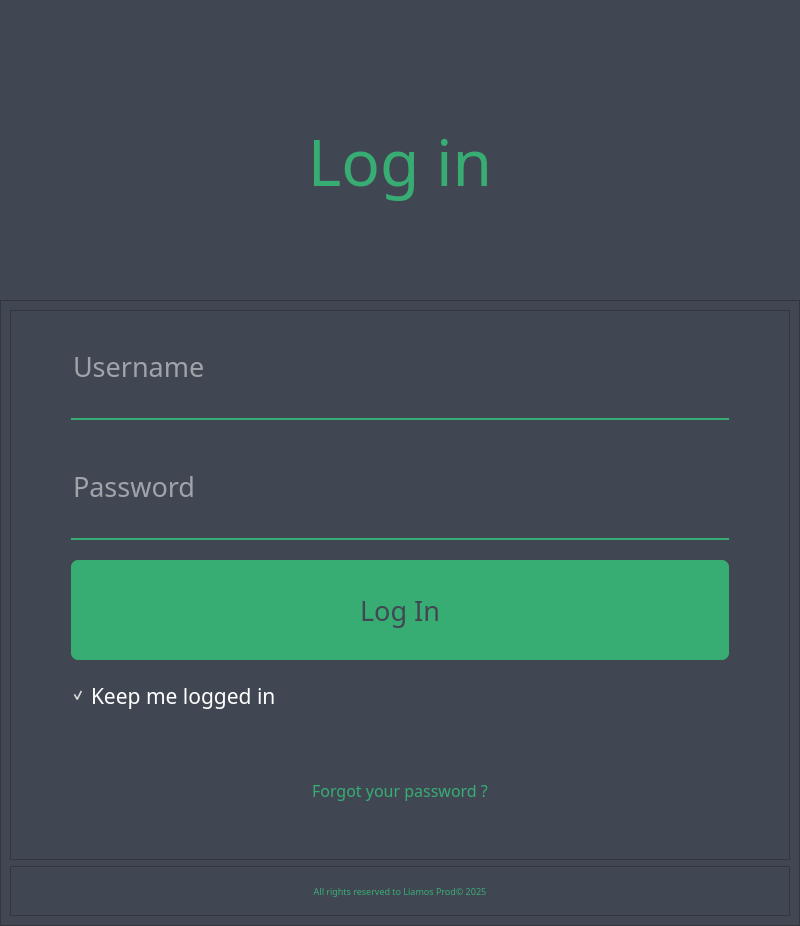
<?xml version="1.0" encoding="UTF-8"?>
<ui version="4.0">
 <class>MainWindow</class>
 <widget class="QMainWindow" name="MainWindow">
  <property name="geometry">
   <rect>
    <x>0</x>
    <y>0</y>
    <width>800</width>
    <height>926</height>
   </rect>
  </property>
  <property name="windowTitle">
   <string>MainWindow</string>
  </property>
  <widget class="QWidget" name="wdg_main">
   <property name="sizePolicy">
    <sizepolicy hsizetype="Preferred" vsizetype="Preferred">
     <horstretch>0</horstretch>
     <verstretch>0</verstretch>
    </sizepolicy>
   </property>
   <property name="styleSheet">
    <string notr="true">background-color: #414752;</string>
   </property>
   <layout class="QVBoxLayout" name="verticalLayout">
    <property name="spacing">
     <number>0</number>
    </property>
    <property name="leftMargin">
     <number>0</number>
    </property>
    <property name="topMargin">
     <number>0</number>
    </property>
    <property name="rightMargin">
     <number>0</number>
    </property>
    <property name="bottomMargin">
     <number>0</number>
    </property>
    <item>
     <widget class="QFrame" name="frm_top_logger">
      <property name="maximumSize">
       <size>
        <width>16777215</width>
        <height>300</height>
       </size>
      </property>
      <property name="styleSheet">
       <string notr="true"/>
      </property>
      <property name="frameShape">
       <enum>QFrame::NoFrame</enum>
      </property>
      <property name="frameShadow">
       <enum>QFrame::Plain</enum>
      </property>
      <layout class="QHBoxLayout" name="horizontalLayout_3">
       <property name="spacing">
        <number>6</number>
       </property>
       <property name="leftMargin">
        <number>0</number>
       </property>
       <property name="topMargin">
        <number>0</number>
       </property>
       <property name="rightMargin">
        <number>0</number>
       </property>
       <property name="bottomMargin">
        <number>0</number>
       </property>
       <item>
        <widget class="QFrame" name="frm_logo_pipeliam">
         <property name="frameShape">
          <enum>QFrame::NoFrame</enum>
         </property>
         <property name="frameShadow">
          <enum>QFrame::Plain</enum>
         </property>
         <layout class="QVBoxLayout" name="verticalLayout_4">
          <property name="spacing">
           <number>0</number>
          </property>
          <property name="topMargin">
           <number>20</number>
          </property>
          <property name="bottomMargin">
           <number>20</number>
          </property>
          <item>
           <widget class="QPushButton" name="btn_logo_pipeliam">
            <property name="maximumSize">
             <size>
              <width>16777215</width>
              <height>16777215</height>
             </size>
            </property>
            <property name="styleSheet">
             <string notr="true">background-color:transparent;</string>
            </property>
            <property name="text">
             <string/>
            </property>
            <property name="icon">
             <iconset resource="../utils/utils.qrc">
              <normaloff>:/logo/logo/logo_green.png</normaloff>:/logo/logo/logo_green.png</iconset>
            </property>
            <property name="iconSize">
             <size>
              <width>150</width>
              <height>150</height>
             </size>
            </property>
            <property name="default">
             <bool>false</bool>
            </property>
            <property name="flat">
             <bool>true</bool>
            </property>
           </widget>
          </item>
          <item>
           <widget class="QLabel" name="lab_login">
            <property name="font">
             <font>
              <family>TrendSansW00-One</family>
              <pointsize>48</pointsize>
              <weight>50</weight>
              <bold>false</bold>
             </font>
            </property>
            <property name="styleSheet">
             <string notr="true">color :#37ad74</string>
            </property>
            <property name="frameShape">
             <enum>QFrame::NoFrame</enum>
            </property>
            <property name="text">
             <string>Log in</string>
            </property>
            <property name="alignment">
             <set>Qt::AlignCenter</set>
            </property>
           </widget>
          </item>
         </layout>
        </widget>
       </item>
      </layout>
     </widget>
    </item>
    <item>
     <widget class="QFrame" name="frame_main_logger">
      <property name="frameShape">
       <enum>QFrame::StyledPanel</enum>
      </property>
      <property name="frameShadow">
       <enum>QFrame::Raised</enum>
      </property>
      <layout class="QVBoxLayout" name="verticalLayout_2">
       <item>
        <widget class="QFrame" name="frm_login_content">
         <property name="sizePolicy">
          <sizepolicy hsizetype="Expanding" vsizetype="Preferred">
           <horstretch>0</horstretch>
           <verstretch>0</verstretch>
          </sizepolicy>
         </property>
         <property name="maximumSize">
          <size>
           <width>16777215</width>
           <height>16777215</height>
          </size>
         </property>
         <property name="frameShape">
          <enum>QFrame::StyledPanel</enum>
         </property>
         <property name="frameShadow">
          <enum>QFrame::Raised</enum>
         </property>
         <layout class="QVBoxLayout" name="verticalLayout_3">
          <property name="spacing">
           <number>20</number>
          </property>
          <property name="leftMargin">
           <number>60</number>
          </property>
          <property name="rightMargin">
           <number>60</number>
          </property>
          <item>
           <widget class="QLineEdit" name="lie_username">
            <property name="enabled">
             <bool>true</bool>
            </property>
            <property name="sizePolicy">
             <sizepolicy hsizetype="Expanding" vsizetype="Fixed">
              <horstretch>0</horstretch>
              <verstretch>0</verstretch>
             </sizepolicy>
            </property>
            <property name="minimumSize">
             <size>
              <width>200</width>
              <height>100</height>
             </size>
            </property>
            <property name="maximumSize">
             <size>
              <width>16777215</width>
              <height>16777215</height>
             </size>
            </property>
            <property name="font">
             <font>
              <family>TrendSansW00-One</family>
              <pointsize>20</pointsize>
             </font>
            </property>
            <property name="styleSheet">
             <string notr="true">border : none;
border-bottom : 2px solid #37ad74;
color : #FFF;
padding-bottom : 5px</string>
            </property>
            <property name="placeholderText">
             <string>Username</string>
            </property>
           </widget>
          </item>
          <item>
           <widget class="QLineEdit" name="lie_password">
            <property name="minimumSize">
             <size>
              <width>200</width>
              <height>100</height>
             </size>
            </property>
            <property name="font">
             <font>
              <family>TrendSansW00-One</family>
              <pointsize>20</pointsize>
             </font>
            </property>
            <property name="styleSheet">
             <string notr="true">border : none;
border-bottom : 2px solid #37ad74;
color : #FFF;
padding-bottom : 5px</string>
            </property>
            <property name="inputMask">
             <string/>
            </property>
            <property name="echoMode">
             <enum>QLineEdit::Password</enum>
            </property>
            <property name="placeholderText">
             <string>Password</string>
            </property>
           </widget>
          </item>
          <item>
           <widget class="QPushButton" name="pushButton">
            <property name="minimumSize">
             <size>
              <width>0</width>
              <height>100</height>
             </size>
            </property>
            <property name="font">
             <font>
              <family>TrendSansW00-One</family>
              <pointsize>20</pointsize>
             </font>
            </property>
            <property name="styleSheet">
             <string notr="true">QPushButton{
	background-color:#37ad74;
	color:#414752;
	border-radius:7px;
	padding: 5px;
}
QPushButton:hover{
	color:#FFF;
}

QPushButton:pressed{
	color:#FFF;
	background-color:#000000;
}</string>
            </property>
            <property name="text">
             <string>Log In</string>
            </property>
            <property name="flat">
             <bool>false</bool>
            </property>
           </widget>
          </item>
          <item>
           <widget class="QCheckBox" name="chb_remember">
            <property name="font">
             <font>
              <family>TrendSansW00-One</family>
              <pointsize>16</pointsize>
             </font>
            </property>
            <property name="styleSheet">
             <string notr="true">QCheckBox{
	color:#FFF;
	background-color:transparent;
	border:none
}
QCheckBox::indicator:checked{
	color :#37ad74;
}
</string>
            </property>
            <property name="text">
             <string>Keep me logged in</string>
            </property>
            <property name="checkable">
             <bool>true</bool>
            </property>
            <property name="checked">
             <bool>true</bool>
            </property>
            <property name="autoRepeat">
             <bool>false</bool>
            </property>
            <property name="tristate">
             <bool>false</bool>
            </property>
           </widget>
          </item>
          <item>
           <widget class="QFrame" name="frm_forgotten_pwd">
            <property name="frameShape">
             <enum>QFrame::NoFrame</enum>
            </property>
            <property name="frameShadow">
             <enum>QFrame::Raised</enum>
            </property>
            <layout class="QVBoxLayout" name="verticalLayout_5">
             <item>
              <widget class="QLabel" name="lab_forgotten_pwd">
               <property name="font">
                <font>
                 <family>TrendSansW00-One</family>
                 <pointsize>12</pointsize>
                </font>
               </property>
               <property name="styleSheet">
                <string notr="true">color :#37ad74</string>
               </property>
               <property name="frameShadow">
                <enum>QFrame::Raised</enum>
               </property>
               <property name="text">
                <string>Forgot your password ?</string>
               </property>
               <property name="alignment">
                <set>Qt::AlignCenter</set>
               </property>
               <property name="openExternalLinks">
                <bool>true</bool>
               </property>
              </widget>
             </item>
            </layout>
           </widget>
          </item>
         </layout>
        </widget>
       </item>
       <item>
        <widget class="QFrame" name="frm_infos">
         <property name="maximumSize">
          <size>
           <width>16777215</width>
           <height>50</height>
          </size>
         </property>
         <property name="frameShape">
          <enum>QFrame::StyledPanel</enum>
         </property>
         <property name="frameShadow">
          <enum>QFrame::Raised</enum>
         </property>
         <layout class="QHBoxLayout" name="horizontalLayout_4">
          <item>
           <widget class="QLabel" name="label">
            <property name="font">
             <font>
              <family>TrendSansW00-One</family>
              <pointsize>7</pointsize>
             </font>
            </property>
            <property name="styleSheet">
             <string notr="true">color :#37ad74</string>
            </property>
            <property name="text">
             <string>All rights reserved to Liamos Prod© 2025</string>
            </property>
            <property name="alignment">
             <set>Qt::AlignCenter</set>
            </property>
           </widget>
          </item>
         </layout>
        </widget>
       </item>
      </layout>
     </widget>
    </item>
   </layout>
  </widget>
 </widget>
 <resources>
  <include location="../utils/utils.qrc"/>
 </resources>
 <connections/>
</ui>
